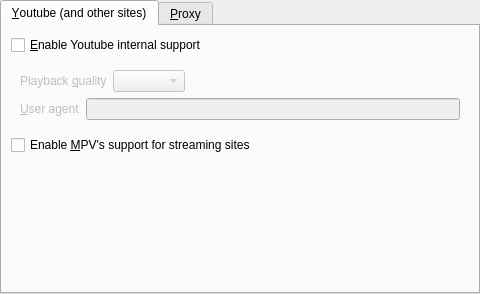
<?xml version="1.0" encoding="UTF-8"?>
<ui version="4.0">
 <class>Pref::TNetwork</class>
 <widget class="QWidget" name="Pref::TNetwork">
  <property name="geometry">
   <rect>
    <x>0</x>
    <y>0</y>
    <width>480</width>
    <height>294</height>
   </rect>
  </property>
  <layout class="QVBoxLayout">
   <property name="margin">
    <number>0</number>
   </property>
   <item>
    <widget class="QTabWidget" name="tab_widget">
     <property name="currentIndex">
      <number>0</number>
     </property>
     <widget class="QWidget" name="youtube_page">
      <attribute name="title">
       <string>&amp;Youtube (and other sites)</string>
      </attribute>
      <layout class="QVBoxLayout" name="verticalLayout_3">
       <item>
        <widget class="QCheckBox" name="yt_support_check">
         <property name="text">
          <string>&amp;Enable Youtube internal support</string>
         </property>
        </widget>
       </item>
       <item>
        <widget class="QWidget" name="youtube_widget" native="true">
         <property name="enabled">
          <bool>false</bool>
         </property>
         <layout class="QVBoxLayout" name="verticalLayout_2">
          <item>
           <layout class="QHBoxLayout" name="_3">
            <item>
             <widget class="QLabel" name="yt_label">
              <property name="text">
               <string>Playback &amp;quality</string>
              </property>
              <property name="buddy">
               <cstring>yt_quality_combo</cstring>
              </property>
             </widget>
            </item>
            <item>
             <widget class="QComboBox" name="yt_quality_combo"/>
            </item>
            <item>
             <spacer>
              <property name="orientation">
               <enum>Qt::Horizontal</enum>
              </property>
              <property name="sizeHint" stdset="0">
               <size>
                <width>40</width>
                <height>20</height>
               </size>
              </property>
             </spacer>
            </item>
           </layout>
          </item>
          <item>
           <layout class="QHBoxLayout" name="horizontalLayout">
            <item>
             <widget class="QLabel" name="yt_user_agent_label">
              <property name="text">
               <string>&amp;User agent</string>
              </property>
              <property name="buddy">
               <cstring>yt_user_agent_edit</cstring>
              </property>
             </widget>
            </item>
            <item>
             <widget class="QLineEdit" name="yt_user_agent_edit"/>
            </item>
           </layout>
          </item>
         </layout>
        </widget>
       </item>
       <item>
        <widget class="QCheckBox" name="streaming_check">
         <property name="text">
          <string>Enable &amp;MPV's support for streaming sites</string>
         </property>
        </widget>
       </item>
       <item>
        <spacer name="verticalSpacer_2">
         <property name="orientation">
          <enum>Qt::Vertical</enum>
         </property>
         <property name="sizeHint" stdset="0">
          <size>
           <width>20</width>
           <height>40</height>
          </size>
         </property>
        </spacer>
       </item>
      </layout>
     </widget>
     <widget class="QWidget" name="proxy_page">
      <attribute name="title">
       <string>&amp;Proxy</string>
      </attribute>
      <layout class="QVBoxLayout" name="verticalLayout">
       <item>
        <widget class="QCheckBox" name="use_proxy_check">
         <property name="text">
          <string>&amp;Enable proxy</string>
         </property>
        </widget>
       </item>
       <item>
        <widget class="QWidget" name="proxy_container" native="true">
         <property name="enabled">
          <bool>false</bool>
         </property>
         <layout class="QGridLayout" name="_2">
          <item row="0" column="0">
           <widget class="QLabel" name="label_2">
            <property name="text">
             <string>&amp;Host:</string>
            </property>
            <property name="buddy">
             <cstring>proxy_hostname_edit</cstring>
            </property>
           </widget>
          </item>
          <item row="0" column="1" colspan="2">
           <widget class="QLineEdit" name="proxy_hostname_edit"/>
          </item>
          <item row="0" column="3">
           <widget class="QLabel" name="label_3">
            <property name="text">
             <string>&amp;Port:</string>
            </property>
            <property name="alignment">
             <set>Qt::AlignRight|Qt::AlignTrailing|Qt::AlignVCenter</set>
            </property>
            <property name="buddy">
             <cstring>proxy_port_spin</cstring>
            </property>
           </widget>
          </item>
          <item row="0" column="4">
           <widget class="QSpinBox" name="proxy_port_spin">
            <property name="maximum">
             <number>65535</number>
            </property>
           </widget>
          </item>
          <item row="1" column="0">
           <widget class="QLabel" name="label_4">
            <property name="text">
             <string>&amp;Username:</string>
            </property>
            <property name="buddy">
             <cstring>proxy_username_edit</cstring>
            </property>
           </widget>
          </item>
          <item row="1" column="1" colspan="4">
           <widget class="QLineEdit" name="proxy_username_edit"/>
          </item>
          <item row="2" column="0">
           <widget class="QLabel" name="label_5">
            <property name="text">
             <string>Pa&amp;ssword:</string>
            </property>
            <property name="buddy">
             <cstring>proxy_password_edit</cstring>
            </property>
           </widget>
          </item>
          <item row="2" column="1" colspan="4">
           <widget class="QLineEdit" name="proxy_password_edit">
            <property name="echoMode">
             <enum>QLineEdit::Password</enum>
            </property>
           </widget>
          </item>
          <item row="3" column="0">
           <widget class="QLabel" name="label_6">
            <property name="text">
             <string>&amp;Type:</string>
            </property>
            <property name="buddy">
             <cstring>proxy_type_combo</cstring>
            </property>
           </widget>
          </item>
          <item row="3" column="1">
           <widget class="QComboBox" name="proxy_type_combo"/>
          </item>
          <item row="3" column="2" colspan="3">
           <spacer>
            <property name="orientation">
             <enum>Qt::Horizontal</enum>
            </property>
            <property name="sizeHint" stdset="0">
             <size>
              <width>261</width>
              <height>20</height>
             </size>
            </property>
           </spacer>
          </item>
         </layout>
        </widget>
       </item>
       <item>
        <spacer name="verticalSpacer">
         <property name="orientation">
          <enum>Qt::Vertical</enum>
         </property>
         <property name="sizeHint" stdset="0">
          <size>
           <width>20</width>
           <height>40</height>
          </size>
         </property>
        </spacer>
       </item>
      </layout>
     </widget>
    </widget>
   </item>
  </layout>
 </widget>
 <tabstops>
  <tabstop>tab_widget</tabstop>
  <tabstop>yt_support_check</tabstop>
  <tabstop>yt_quality_combo</tabstop>
  <tabstop>yt_user_agent_edit</tabstop>
  <tabstop>streaming_check</tabstop>
  <tabstop>use_proxy_check</tabstop>
  <tabstop>proxy_hostname_edit</tabstop>
  <tabstop>proxy_port_spin</tabstop>
  <tabstop>proxy_username_edit</tabstop>
  <tabstop>proxy_password_edit</tabstop>
  <tabstop>proxy_type_combo</tabstop>
 </tabstops>
 <resources/>
 <connections>
  <connection>
   <sender>use_proxy_check</sender>
   <signal>toggled(bool)</signal>
   <receiver>proxy_container</receiver>
   <slot>setEnabled(bool)</slot>
   <hints>
    <hint type="sourcelabel">
     <x>239</x>
     <y>50</y>
    </hint>
    <hint type="destinationlabel">
     <x>239</x>
     <y>139</y>
    </hint>
   </hints>
  </connection>
  <connection>
   <sender>yt_support_check</sender>
   <signal>toggled(bool)</signal>
   <receiver>youtube_widget</receiver>
   <slot>setEnabled(bool)</slot>
   <hints>
    <hint type="sourcelabel">
     <x>239</x>
     <y>50</y>
    </hint>
    <hint type="destinationlabel">
     <x>239</x>
     <y>108</y>
    </hint>
   </hints>
  </connection>
 </connections>
</ui>
